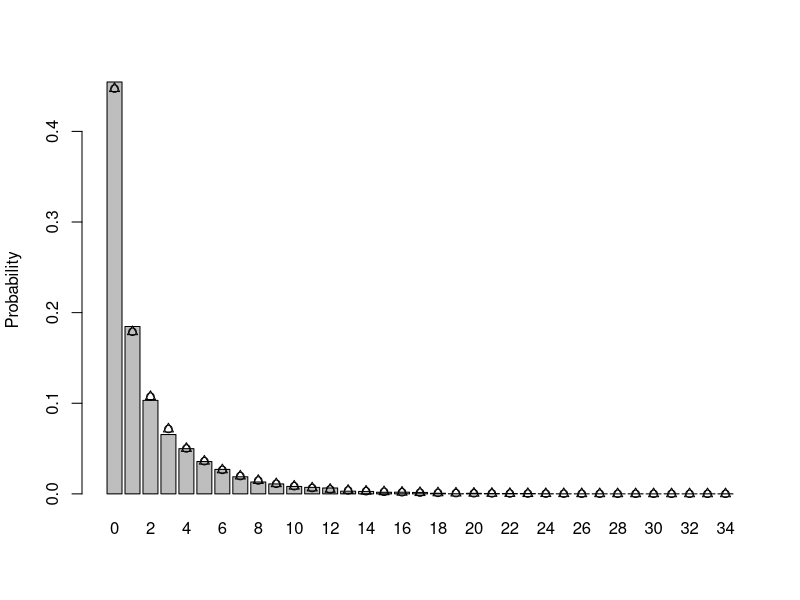
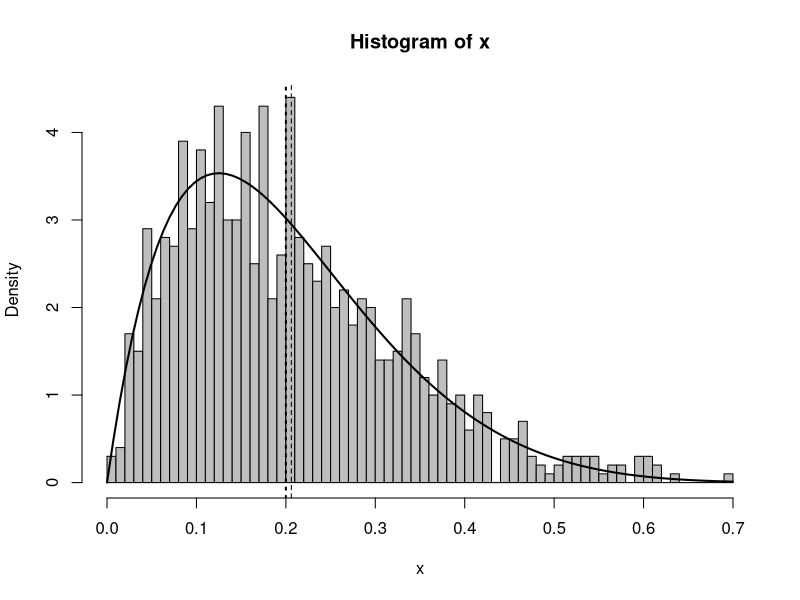
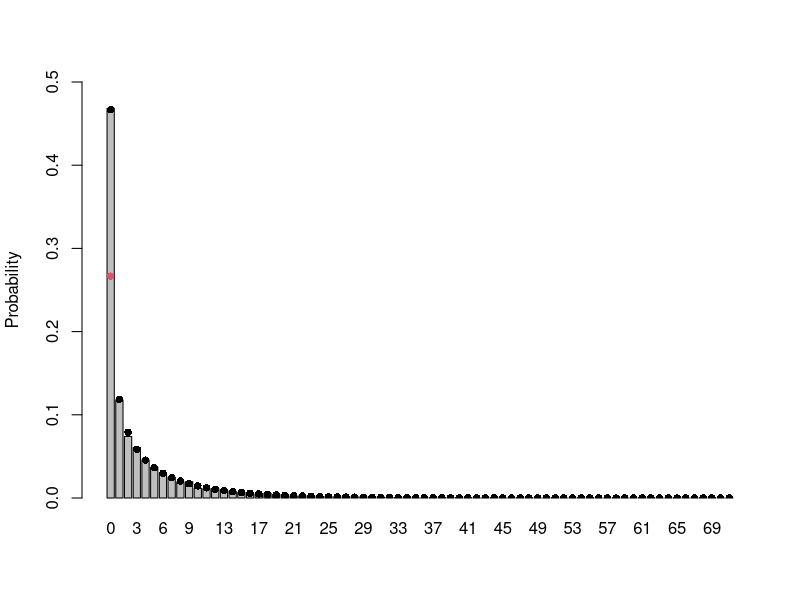
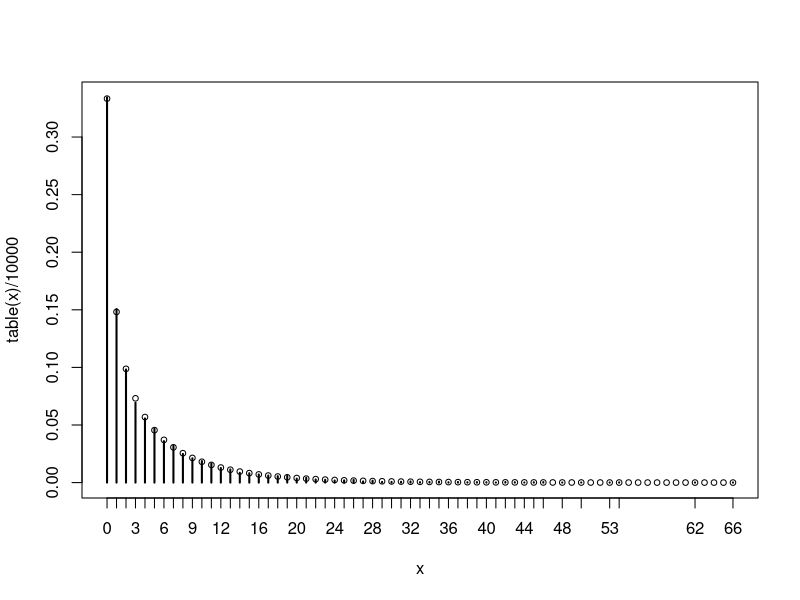
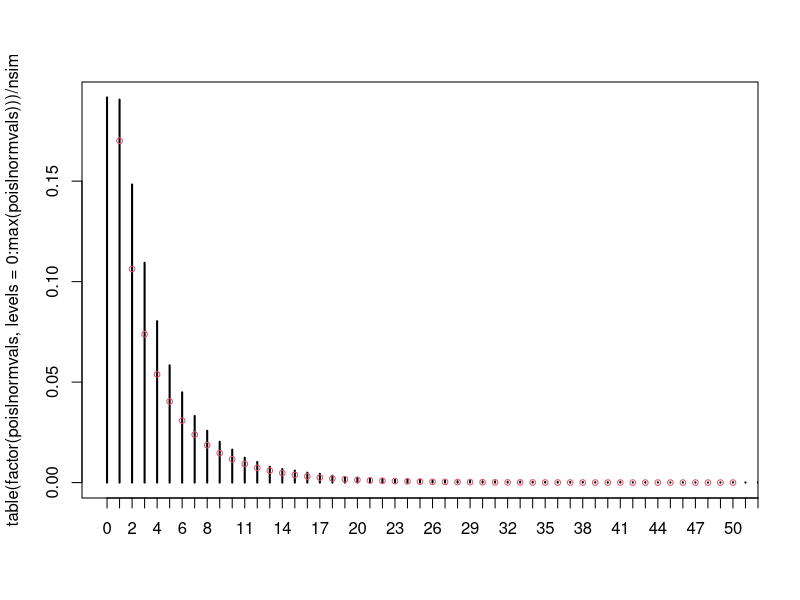
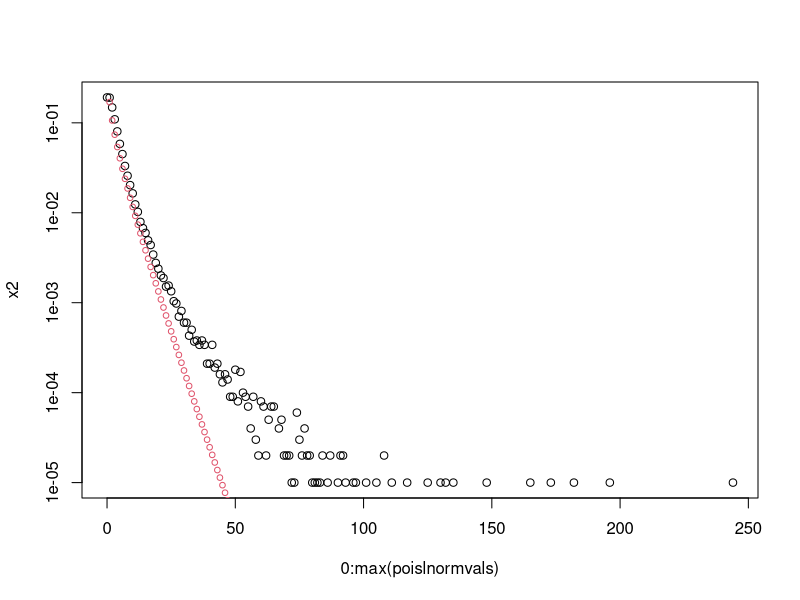

These charts were generated, in order, by the following R code:
###################################################
### chunk number 1: 
###################################################
set.seed(1001)
x = rbinom(n=8,size=10,prob=0.2)
sort(x)


###################################################
### chunk number 2: 
###################################################
dbinom(3:5,size=10,prob=0.2)


###################################################
### chunk number 3: 
###################################################
sum(dbinom(5:10,size=10,prob=0.2))


###################################################
### chunk number 4: 
###################################################
1-pbinom(4,size=10,prob=0.2)


###################################################
### chunk number 5: 
###################################################
pbinom(4,size=10,prob=0.2,lower.tail=FALSE)


###################################################
### chunk number 6: 
###################################################
qbinom(c(0.025,0.975),prob=0.2,size=10)


###################################################
### chunk number 7: 
###################################################
mu=2; k=0.5
x=rnbinom(10000,mu=mu,size=k)
tx = table(factor(x,levels=0:max(x)))/10000
b1 = barplot(tx,ylab="Probability")
points(b1,dnbinom(0:max(x),mu=mu,size=k),pch=1)
mean(x); var(x)
mu; mu*(1+mu/k)
p = 1/(1+mu/k)
n = k
points(b1,dnbinom(0:max(x),prob=p,size=k),pch=2)


###################################################
### chunk number 8: 
###################################################
a = 0.696; b=9.79
d1 = D(expression(a*x/(1+(a/b)*x)),"x")
d2 = D(d1,"x")
Smean = 24.5
d2_num = eval(d2,list(a=0.696,b=9.79,x=Smean))
mval = a*Smean/(1+(a/b)*Smean)


###################################################
### chunk number 9: 
###################################################
tmpf = function(S,mean=Smean,var) { dgamma(S,shape=mean^2/var,scale=var/mean)*a*S/(1+(a/b)*S) }


###################################################
### chunk number 10: 
###################################################
integrate(tmpf,lower=0,upper=Inf,var=Smean^2)


###################################################
### chunk number 11: 
###################################################
Svar_vec = c(Smean^2,100,25,1)
dapprox = mval + 1/2*Svar_vec*d2_num
exact = c(integrate(tmpf,lower=0,upper=Inf,var=Smean^2)$value,
  integrate(tmpf,lower=0,upper=Inf,var=100)$value,
  integrate(tmpf,lower=0,upper=Inf,var=25)$value,
  integrate(tmpf,lower=0,upper=Inf,var=1)$value)
merr = (mval-exact)/exact
err = (dapprox-exact)/exact
data.frame(exact=exact,mval=mval,delta=dapprox,mval.err=merr,delta.err=err)


###################################################
### chunk number 12: 
###################################################
tmpf2 = function(var) {
  integrate(tmpf,lower=0,upper=Inf,var=var)$value
}
sapply(Svar_vec,tmpf2)


###################################################
### chunk number 13: 
###################################################
my_rbeta = function(n,theta,P) {
  rbeta(n,shape1=theta*P,shape2=theta*(1-P))
}
my_dbeta = function(x,theta,P) {
  dbeta(x,shape1=theta*P,shape2=theta*(1-P))
}


###################################################
### chunk number 14: 
###################################################
x = my_rbeta(1000,theta=10,P=0.2)
hist(x,breaks=50,prob=TRUE,col="gray")
curve(my_dbeta(x,theta=10,P=0.2),add=TRUE,lwd=2)
abline(v=0.2,lwd=2,lty=3)
abline(v=mean(x),lty=2)


###################################################
### chunk number 15: 
###################################################
dzinbinom = function(x, mu, size, zprob) {
     ifelse(x == 0, zprob + (1 - zprob) * dnbinom(0, mu=mu, size=size), 
         (1 - zprob) * dnbinom(x, mu=mu, size=size))
}
rzinbinom = function(n, mu, size, zprob) {
    ifelse(runif(n) < zprob, 0, rnbinom(n, mu=mu, size=size))
}


###################################################
### chunk number 16: 
###################################################
mu=4; size=0.5; zprob=0.2
x = rzinbinom(10000,mu=mu,size=size,zprob=zprob)
tx = table(factor(x,levels=0:max(x)))/10000
b1 = barplot(tx,ylab="Probability",ylim=c(0,0.5))
points(b1,dzinbinom(0:max(x),mu=mu,size=size,zprob=zprob),pch=16)
points(b1[1],dnbinom(0,mu=mu,size=size)*(1-zprob),pch=16,col=2)


###################################################
### chunk number 17: 
###################################################
mu*(1-zprob)
mean(x)


###################################################
### chunk number 18: 
###################################################
mu=4; k=0.5
x = rpois(10000,rgamma(10000,shape=k,scale=mu/k))
plot(table(x)/10000)
points(0:max(x),dnbinom(0:max(x),mu=mu,size=k),cex=0.75)


###################################################
### chunk number 19: 
###################################################
mu=2.5; sigmasq=3
m = exp(mu+sigmasq/2)
v = exp(2*mu+sigmasq)*(exp(sigmasq)-1)
s2 = log(v/m^2+1); s2
m2 = log(m)-s2/2; m2


###################################################
### chunk number 20: 
###################################################
nsim=100000
s3 = log(32/4^2+1); s3
m3 = log(4)-s3/2; m3
lnormvals = rlnorm(nsim,meanlog=m3,sdlog=sqrt(s3))
mean(lnormvals); var(lnormvals)
poislnormvals = rpois(nsim,lnormvals)


###################################################
### chunk number 21: 
###################################################
plot(table(factor(poislnormvals,levels=0:max(poislnormvals)))/nsim,xlim=c(0,50))
points(0:50,dnbinom(0:50,mu=mu,size=k),cex=0.75,col=2)


###################################################
### chunk number 22: 
###################################################
x2 = as.numeric(table(factor(poislnormvals,levels=0:max(poislnormvals))))/nsim
plot(0:max(poislnormvals),x2,log="y")
points(0:50,dnbinom(0:50,mu=mu,size=k),cex=0.75,col=2)


###################################################
### chunk number 23: 
###################################################
var(lnormvals)
var(poislnormvals)


